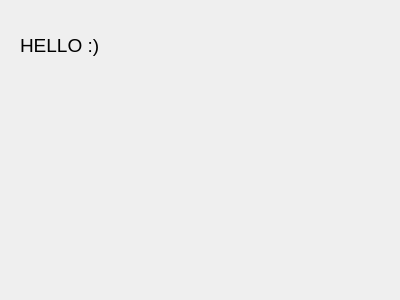
<?xml version="1.0" encoding="UTF-8"?>
<ui version="4.0">
 <class>Form</class>
 <widget class="QWidget" name="Form">
  <property name="geometry">
   <rect>
    <x>0</x>
    <y>0</y>
    <width>400</width>
    <height>300</height>
   </rect>
  </property>
  <property name="windowTitle">
   <string>Form</string>
  </property>
  <widget class="QLabel" name="label">
   <property name="geometry">
    <rect>
     <x>20</x>
     <y>-10</y>
     <width>251</width>
     <height>111</height>
    </rect>
   </property>
   <property name="font">
    <font>
     <pointsize>14</pointsize>
    </font>
   </property>
   <property name="text">
    <string>HELLO :)</string>
   </property>
  </widget>
 </widget>
 <resources/>
 <connections/>
</ui>
